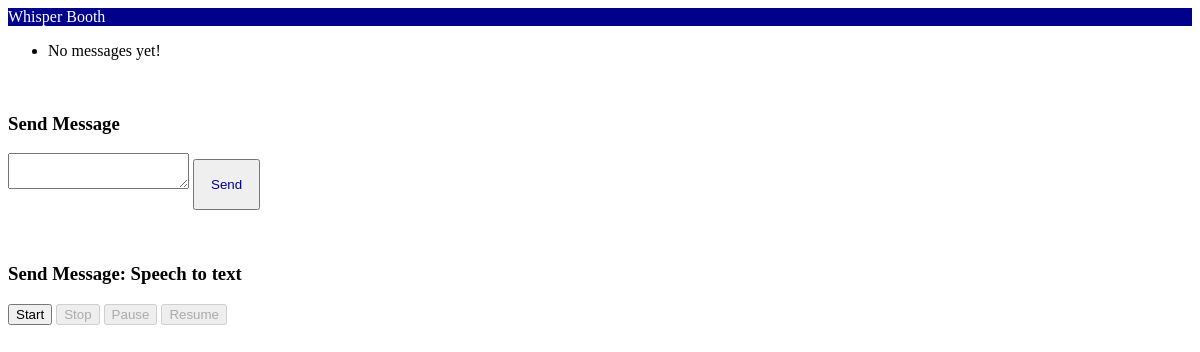
Page /chat_app/messages/ (signed in) on the earlier database version.
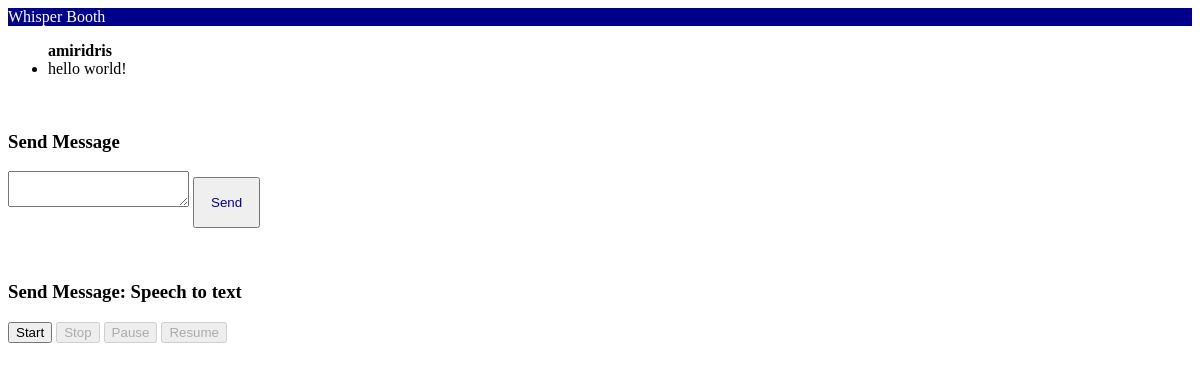
Same page on the later database version.
### chat_app/models.py (models this page shows, shortened)
class Message(models.Model):
    text = models.TextField(max_length=500, null=True)
    file = models.FileField(null=True)
    by_user = models.ForeignKey(User, on_delete=models.DO_NOTHING, related_name='by_user')
    at_time = models.DateTimeField("message time")

### chat_app/views.py (the view)
# urls.py: path("messages/", views.messages, name="messages"),
def messages(request):
    if not request.user.is_authenticated:
        return redirect("login")
    last_10_messages = Message.objects.filter(by_user=request.user).order_by("at_time")[:10]
    context = {
        "messages": last_10_messages,
    }
    return render(request, "chat_app/messages.html", context)

### chat_app/templates/chat_app/messages.html (shortened to what this page needs)
<div class="col-lg-8">
    <div class="container">
        <div id="chat-body" class="panel panel-default">
            <div class="panel-heading" style="color: white; background: darkblue">Whisper Booth</div>
            <div id="msg-list-div" class="panel-body">
                <ul id="msg-list" class="list-group">
                    {% for message in messages %}
                    <b>{{ message.by_user }}</b>
                    {% if message.by_user == request.user %}
                    <li class="text-right list-group-item">{{ message.text }}</li>
                    {% else %}
                    <li class="text-left list-group-item">{{ message.text }}</li>
                    {% endif %}
                    {% empty %}
                    <li class="text-right list-group-item">No messages yet!</li>
                    {% endfor %}
                </ul>
            </div>
        </div>
        <br>
        <h3> Send Message </h3>
        <form id="chat-form" method="post" action="{% url 'chat_app:send_message' %}">
            <div id="chat-bottom" class="input-group">
                <textarea id="chat-msg" name="chat-msg" class="form-control" />
                </textarea>
                <span class="input-group-btn">
                    <input class="btn btn-default" id="send" type="submit" style="color: darkblue; padding: 16px"
                        value="Send" />
                </span>
            </div>
        </form>
        <article>
            <section class="experiment">
                <br>
                <h3>
                    Send Message: Speech to text
                </h3>
                <button id="start-recording">Start</button>
                <button id="stop-recording" disabled>Stop</button>
                <button id="pause-recording" disabled>Pause</button>
                <button id="resume-recording" disabled>Resume</button>
            </section>
        </article>
    </div>
</div>

Differences in the rows shown:
added Message: by_user "amiridris", text "hello world!"
Other differences:
text no longer shown: "No messages yet!"
